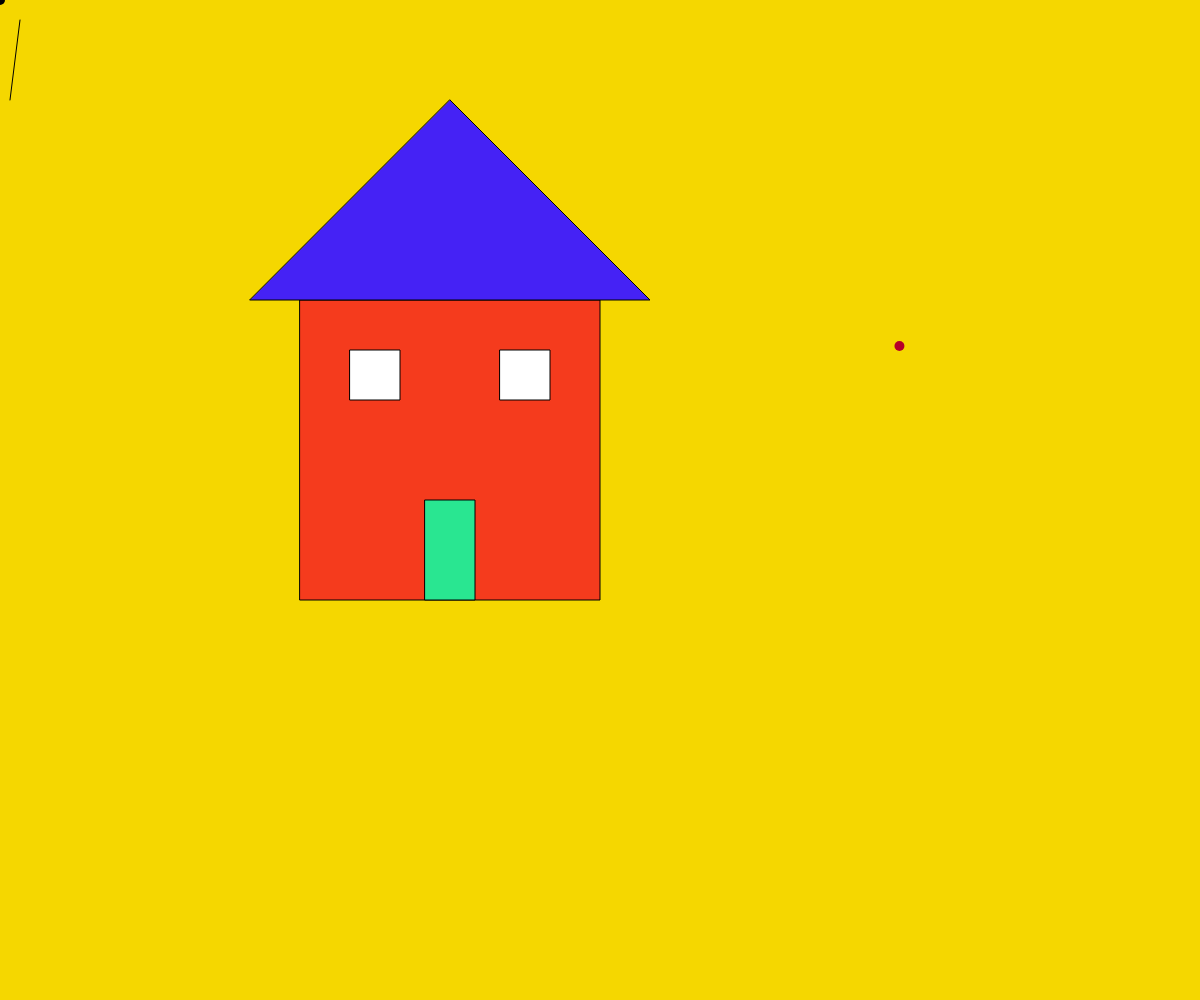
Frame 1 (no input)
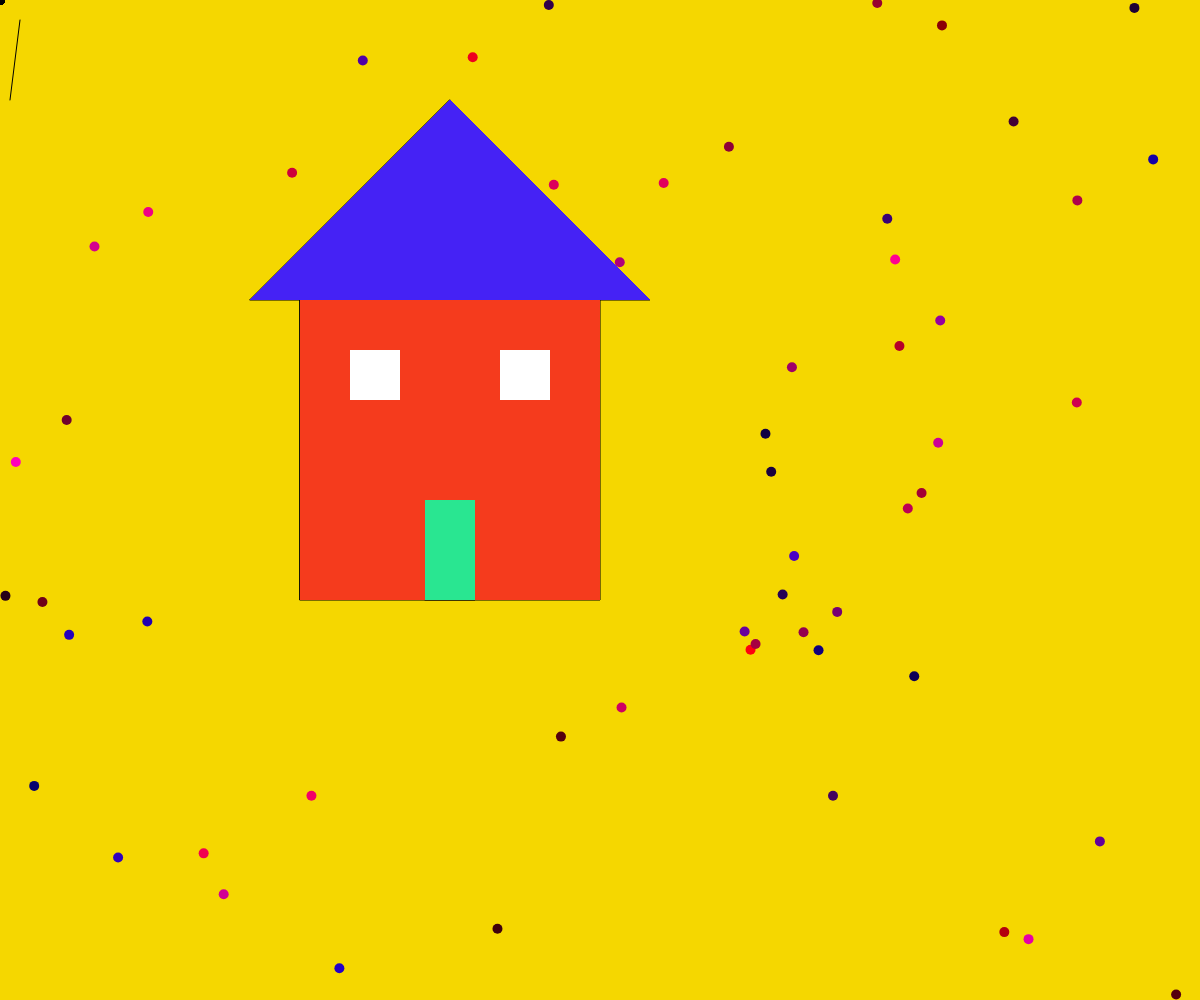
Frame 60 (no input)
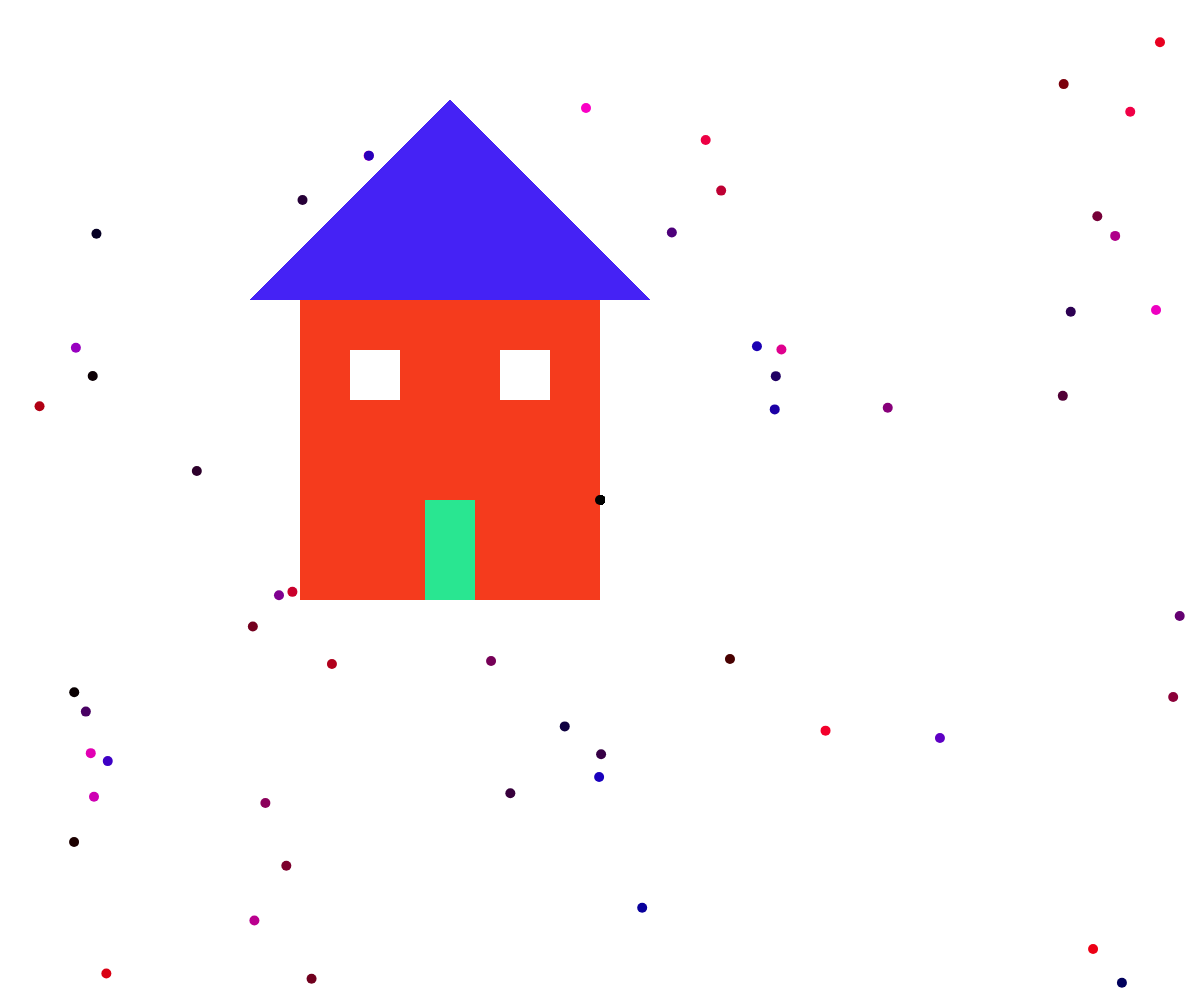
Frame 120 (the mouse pressed at the canvas centre since frame 60)

The p5.js sketch that drew these frames (run headless with seeded random() and noise() and a simulated clock; from frame 60 on, the mouse is pressed at the canvas centre):

// p5.js sketch
// ── sketch.js
//Creating a house
let x,y,r,g,b;
let myname = 'Christian';
 function setup() {
  createCanvas (windowWidth,windowHeight) //size of canvas
  background (245,215,0,) ;//Yellow
 }
 function draw (){
   fill(245,59,29)//color of square
   square(300,300,300)
   fill(69,34,245)//color of triangle
   triangle(250,300,650,300,450,100)
   fill(41,230,145)//color of rectangle 
   rect(425,500,50,100)
   fill(255,255,255)//color of square windows
   square(350,350,50)
   square(500,350,50)
   line(10,100,20,20)
   r = random(255);
   g = 0;
   b = random(200);
   x = random (width);
   y = random (height);
   noStroke();
   fill(r,g,b,);
   circle(x,y,10);//size of circle
   
    fill(1);//Move around the mouse and it would create grey dots
   circle(mouseX,mouseY,10);
  
 }
function mousePressed() {
  background(255);
}
function sayHello (name){
  console.log('Hello world my name is Christian !');
}
sayHello(myname)
